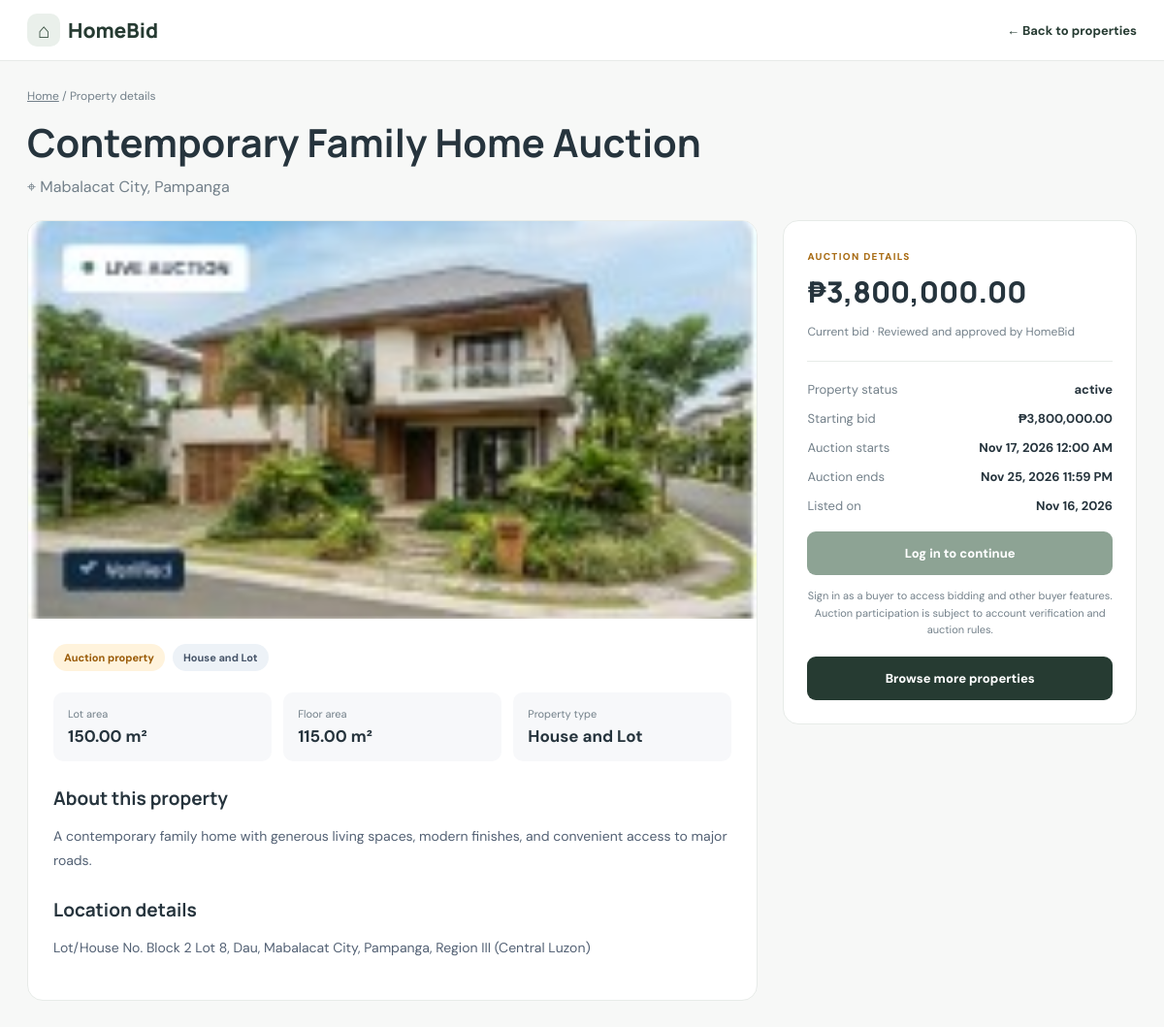
/property-view.php?id=12, run on the app's committed database.
### tables this page shows
CREATE TABLE `auctions` (
  `id` int(11) NOT NULL,
  `property_id` int(11) NOT NULL,
  `starting_bid` decimal(12,2) NOT NULL,
  `current_bid` decimal(12,2) NOT NULL,
  `highest_bidder_id` int(11) DEFAULT NULL,
  `start_time` datetime NOT NULL,
  `end_time` datetime NOT NULL,
  `status` enum('upcoming','active','ended','cancelled') DEFAULT 'upcoming',
  `review_status` enum('pending','admin_approval','needs_revision','approved') NOT NULL DEFAULT 'approved',
  `review_feedback` text DEFAULT NULL,
  `reviewed_by` int(11) DEFAULT NULL,
  `reviewed_at` datetime DEFAULT NULL,
  `created_at` timestamp NOT NULL DEFAULT current_timestamp()
);

CREATE TABLE `properties` (
  `id` int(11) NOT NULL,
  `user_id` int(11) NOT NULL,
  `title` varchar(150) NOT NULL,
  `description` text NOT NULL,
  `category` varchar(80) DEFAULT NULL,
  `location` varchar(255) NOT NULL,
  `region` varchar(100) DEFAULT NULL,
  `province` varchar(150) DEFAULT NULL,
  `city` varchar(150) DEFAULT NULL,
  `barangay` varchar(150) DEFAULT NULL,
  `lot_number` varchar(100) DEFAULT NULL,
  `lot_area` decimal(10,2) NOT NULL,
  `floor_area` decimal(10,2) NOT NULL,
  `price` decimal(12,2) NOT NULL,
  `status` enum('Available','Reserved','Sold','Auction') NOT NULL DEFAULT 'Available',
  `image_path` varchar(255) DEFAULT NULL,
  `is_featured` tinyint(1) NOT NULL DEFAULT 0,
  `created_at` timestamp NOT NULL DEFAULT current_timestamp(),
  `is_approved` tinyint(1) NOT NULL DEFAULT 0,
  `review_status` enum('pending','admin_approval','needs_revision','approved') NOT NULL DEFAULT 'pending',
  `review_feedback` text DEFAULT NULL,
  `reviewed_by` int(11) DEFAULT NULL,
  `reviewed_at` datetime DEFAULT NULL,
  `submission_type` enum('listing','auction') NOT NULL DEFAULT 'listing',
  `latitude` decimal(10,8) DEFAULT NULL,
  `longitude` decimal(11,8) DEFAULT NULL
);

### config/db.php (called while the page is built, shortened)
<?php
function hb_query(mysqli $conn, string $sql, array $params = []): mysqli_result|bool {
    if ($params) {
        $parts = explode('?', $sql);
        $built = array_shift($parts);
        foreach ($params as $i => $value) {
            if ($value === null) $replacement = 'NULL';
            elseif (is_bool($value) || is_int($value)) $replacement = (string)(int)$value;
            elseif (is_float($value)) $replacement = (string)$value;
            else $replacement = "'" . mysqli_real_escape_string($conn, (string)$value) . "'";
            $built .= $replacement . $parts[$i];
        }
        $sql = $built;
    }
    return mysqli_query($conn, $sql);
}
function hb_fetch_one(mysqli_result|bool $result): array|false {
    $row = mysqli_fetch_assoc($result);
    return is_array($row) ? $row : false;
}

### property-view.php (the view, shortened to what this page needs)
<?php
require_once __DIR__ . '/config/db.php';
function property_h($value): string {
    return htmlspecialchars((string)($value ?? ''), ENT_QUOTES, 'UTF-8');
}
function property_money($value): string {
    return '₱' . number_format((float)$value, 2);
}
function property_image_url($path): string {
    $path = trim((string)$path);
    return ltrim($path, '/');
}
$propertyId = filter_input(INPUT_GET, 'id', FILTER_VALIDATE_INT);
try {
    $result = hb_query($conn, "
        SELECT p.id,p.title,p.description,p.category,p.location,p.region,p.province,p.city,p.barangay,
               p.lot_number,p.lot_area,p.floor_area,p.price,p.status,p.image_path,p.created_at,
               a.id AS auction_id,a.starting_bid,a.current_bid,a.start_time,a.end_time,a.status AS auction_status
        FROM properties p
        LEFT JOIN auctions a ON a.id=(
            SELECT a2.id FROM auctions a2 WHERE a2.property_id=p.id ORDER BY a2.id DESC LIMIT 1
        )
        WHERE p.id=? AND p.is_approved=1 AND p.review_status='approved'
          AND (p.status='Available' OR (p.status='Auction' AND a.review_status='approved'
               AND a.status IN ('active','upcoming','ended'))
               OR (p.status='Reserved' AND EXISTS (
                   SELECT 1 FROM reservations r WHERE r.property_id=p.id AND r.user_id=? AND r.status='Approved'
               )))
        LIMIT 1
    ", [$propertyId, (int)($_SESSION['user_id'] ?? 0)]);
    $property = hb_fetch_one($result);
} catch (Throwable $error) {
    error_log('HomeBid property detail lookup failed.');
    http_response_code(500);
    exit('We could not load this property right now. Please try again later.');
}
$gallery = [];
if (!empty($property['image_path'])) $gallery[] = $property['image_path'];
$isLoggedIn = !empty($_SESSION['user_id']);
$role = $_SESSION['role'] ?? '';
$buyerLink = $isLoggedIn && $role === 'Buyer' ? 'buyer/dashboard.php' : 'index.php?login=required';
$displayPrice = !empty($property['auction_id'])
    ? ((float)$property['current_bid'] > 0 ? $property['current_bid'] : $property['starting_bid'])
    : $property['price'];
$priceLabel = !empty($property['auction_id']) ? 'Current bid' : 'Asking price';
$addressParts = array_filter([
    $property['lot_number'] ? 'Lot/House No. ' . $property['lot_number'] : '',
    $property['barangay'] ?? '', $property['city'] ?? '', $property['province'] ?? '',
    $property['region'] ?? ''
]);
$fullAddress = $addressParts ? implode(', ', $addressParts) : ($property['location'] ?? '');
?>
<!doctype html>
<html lang="en">
<head>
</head>
<body>
<header class="top"><div class="nav"><a class="brand" href="index.php"><span>⌂</span>HomeBid</a><a class="back" href="<?= $isLoggedIn && $role==='Buyer' ? 'buyer/dashboard.php?tab=browse' : 'index.php#properties' ?>">← Back to properties</a></div></header>
<main class="wrap">
<div class="crumb"><a href="index.php">Home</a> / Property details</div>
<h1><?=property_h($property['title'])?></h1>
<p class="place">⌖ <?=property_h($property['location'])?></p>
<div class="layout">
<section class="main-card">
<?php if ($gallery): ?><img class="hero-image" id="mainPhoto" src="<?=property_h(property_image_url($gallery[0]))?>" alt="<?=property_h($property['title'])?>">
<?php else: ?><div class="empty">⌂</div><?php endif;?>
<div class="content">
<div class="pills"><span class="pill gold"><?=!empty($property['auction_id'])?'Auction property':'Available property'?></span><?php if(!empty($property['category'])):?><span class="pill"><?=property_h($property['category'])?></span><?php endif;?></div>
<div class="specs"><div class="spec"><small>Lot area</small><b><?=number_format((float)$property['lot_area'],2)?> m²</b></div><div class="spec"><small>Floor area</small><b><?=number_format((float)$property['floor_area'],2)?> m²</b></div><div class="spec"><small>Property type</small><b><?=property_h($property['category']?:'House & Lot')?></b></div></div>
<h2>About this property</h2><p class="description"><?=property_h($property['description'])?></p>
<h2>Location details</h2><p class="description"><?=property_h($fullAddress)?></p>
</div>
</section>
<aside class="side-card">
<span class="eyebrow"><?=!empty($property['auction_id'])?'AUCTION DETAILS':'PROPERTY PRICE'?></span>
<div class="price"><?=property_money($displayPrice)?></div><p class="muted"><?=$priceLabel?> · Reviewed and approved by HomeBid</p>
<div class="rule"></div>
<div class="info"><span>Property status</span><b><?=property_h(!empty($property['auction_id'])?$property['auction_status']:$property['status'])?></b></div>
<?php if(!empty($property['auction_id'])):?><div class="info"><span>Starting bid</span><b><?=property_money($property['starting_bid'])?></b></div><div class="info"><span>Auction starts</span><b><?=date('M j, Y g:i A',strtotime($property['start_time']))?></b></div><div class="info"><span>Auction ends</span><b><?=date('M j, Y g:i A',strtotime($property['end_time']))?></b></div><?php endif;?>
<div class="info"><span>Listed on</span><b><?=date('M j, Y',strtotime($property['created_at']))?></b></div>
<?php if (!$isLoggedIn || $role !== 'Buyer'): ?>
<a class="btn" href="<?=property_h($buyerLink)?>">Log in to continue</a>
<p class="notice">Sign in as a buyer to access bidding and other buyer features. Auction participation is subject to account verification and auction rules.</p>
<?php endif; ?>
<a class="btn secondary" href="index.php#properties">Browse more properties</a>
</aside>
</div>
</main>
</body>
</html>

### property-view.php (style rules this page uses)
:root { --navy:#101d3a;--gold:#d99020;--ink:#172033;--muted:#718096;--line:#e8edf3;--paper:#f7f8fa }
* { box-sizing:border-box }
body { margin:0;background:var(--paper);color:var(--ink);font-family:'DM Sans',sans-serif }
.top { background:#fff;border-bottom:1px solid var(--line) }
.nav { max-width:1160px;margin:auto;padding:17px 24px;display:flex;align-items:center;justify-content:space-between }
.brand { font:800 22px Manrope,sans-serif;color:var(--navy);text-decoration:none }
.brand span { display:inline-grid;place-items:center;width:34px;height:34px;border-radius:10px;background:var(--gold);color:white;margin-right:8px }
.nav a.back { color:var(--navy);text-decoration:none;font-weight:700;font-size:13px }
.wrap { max-width:1160px;margin:34px auto;padding:0 24px 60px }
.crumb { font-size:12px;color:var(--muted);margin-bottom:12px }
.crumb a { color:var(--muted) }
h1,h2,h3 { font-family:Manrope,sans-serif }
h1 { font-size:clamp(27px,4vw,40px);margin:8px 0 }
.place { color:var(--muted);margin:0 0 24px }
.layout { display:grid;grid-template-columns:minmax(0,1.55fr) minmax(280px,.75fr);gap:26px;align-items:start }
.main-card,.side-card { background:#fff;border:1px solid var(--line);border-radius:16px;overflow:hidden }
.hero-image { width:100%;height:410px;object-fit:cover;display:block;background:#e9edf2 }
.content { padding:26px }
.pills { display:flex;gap:8px;flex-wrap:wrap;margin-bottom:15px }
.pill { font-size:11px;font-weight:700;padding:7px 11px;border-radius:30px;background:#edf2f7;color:#475569 }
.pill.gold { background:#fff3dc;color:#9a5b08 }
.specs { display:grid;grid-template-columns:repeat(3,1fr);gap:12px;margin:22px 0 }
.spec { background:#f7f8fa;padding:15px;border-radius:10px }
.spec small { display:block;color:var(--muted);font-size:11px }
.spec b { display:block;margin-top:5px;font-size:17px }
.content h2 { font-size:19px;margin:25px 0 10px }
.description { white-space:pre-line;line-height:1.8;color:#536174;font-size:14px }
.side-card { padding:24px;position:sticky;top:20px }
.eyebrow { font-size:10px;font-weight:800;letter-spacing:.13em;color:#a86b13 }
.price { font:800 30px Manrope,sans-serif;margin:7px 0 }
.muted { color:var(--muted);font-size:12px;line-height:1.6 }
.rule { height:1px;background:var(--line);margin:20px 0 }
.info { display:flex;justify-content:space-between;gap:15px;margin:13px 0;font-size:13px }
.info span { color:var(--muted) }
.info b { text-align:right }
.btn { display:block;text-align:center;text-decoration:none;padding:14px;border-radius:9px;background:var(--gold);color:white;font-weight:800;font-size:13px;margin-top:18px }
.btn.secondary { background:var(--navy) }
.notice { font-size:11px;line-height:1.6;color:var(--muted);text-align:center;margin-top:13px }
:root { --navy:#263b32;--gold:#8da394;--ink:#26343d;--muted:#73808a;--line:#e7ebe8;--paper:#f7f8f7 }
body { background:#f7f8f7;color:#26343d;font-family:'DM Sans',sans-serif;-webkit-font-smoothing:antialiased }
.top { background:#ffffffed;backdrop-filter:blur(12px);border-bottom:1px solid #e7ebe8 }
.nav { max-width:1200px;padding:14px clamp(16px,3vw,28px) }
.brand { color:#263b32;font-size:21px }
.brand span { background:#eaf0eb;color:#354d3e;border-radius:10px }
.wrap { max-width:1200px;margin:28px auto;padding:0 clamp(15px,3vw,28px) 55px }
.crumb { color:#73808a }
button,.btn,a.button { border-radius:9px }

### data on the page
auctions: property.title "Contemporary Family Home Auction", property.location "Mabalacat City, Pampanga", property.category "House and Lot", property.lot_area "150.00", property.floor_area "115.00", property.description "A contemporary family home with generous living spaces, modern finishes, and convenient access to major roads.", property_money($displayPrice) "₱3,800,000.00", id "Current bid", status "active", starting_bid "₱3,800,000.00", start_time "Nov 17, 2026 12:00 AM", end_time "Nov 25, 2026 11:59 PM", property.created_at "Nov 16, 2026"

### other printed values
property_h($fullAddress) "Lot/House No. Block 2 Lot 8, Dau, Mabalacat City, Pampanga, Region III (Central Luzon)"
